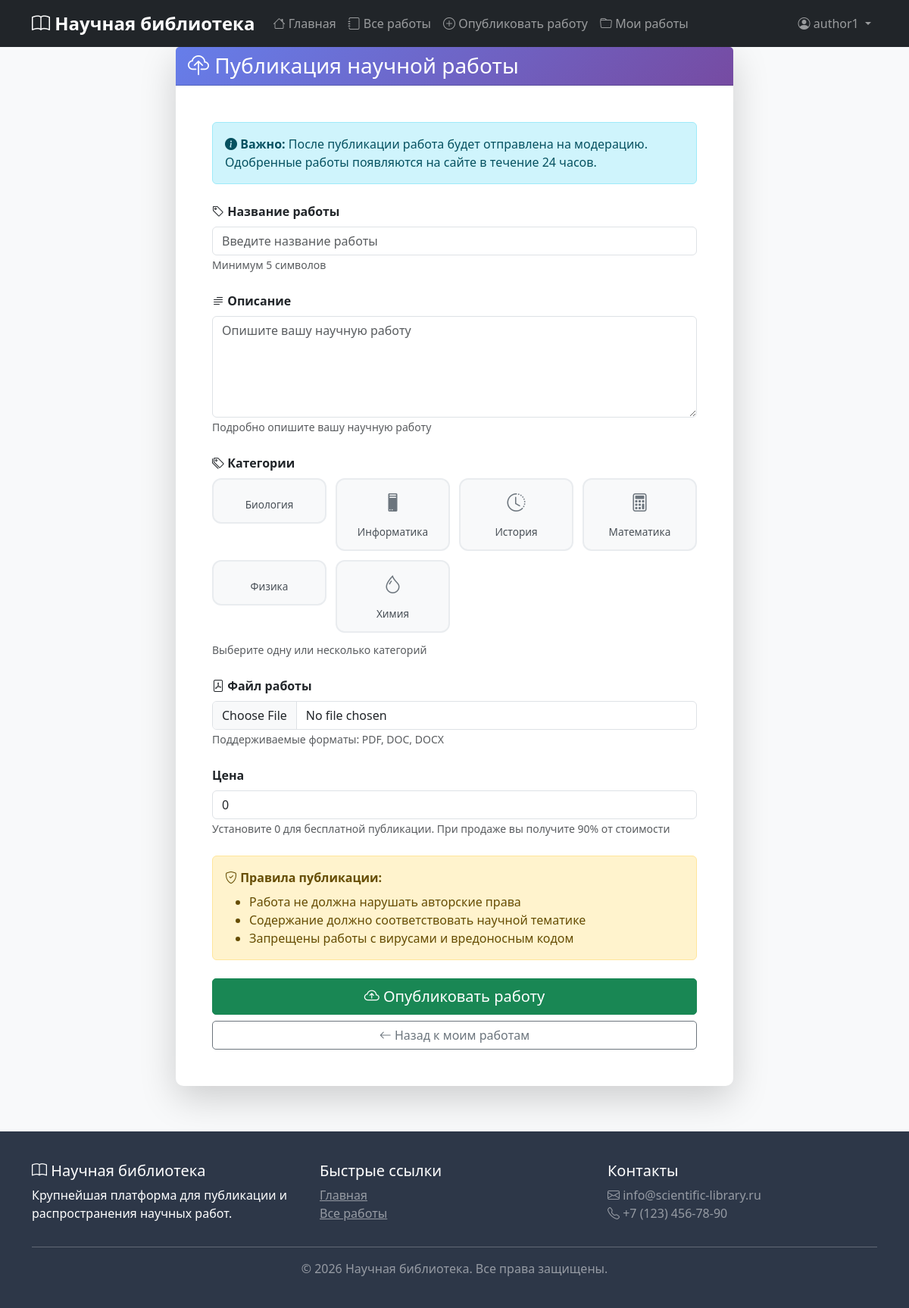
Page /works/create/ (signed in) on the committed database.
### accounts/models.py (models this page shows, shortened)
class User(AbstractUser):
    ROLE_CHOICES = [
        ('user', 'Пользователь'),
        ('author', 'Автор'),
        ('moderator', 'Модератор'),
        ('admin', 'Администратор'),
    ]
    role = models.CharField(max_length=20, choices=ROLE_CHOICES, default='user')
    email = models.EmailField(unique=True)
    def can_publish(self):
        return self.role in ['author', 'moderator', 'admin']
    def is_moderator(self):
        return self.role in ['moderator', 'admin']

### works/models.py (models this page shows, shortened)
class Category(models.Model):
    name = models.CharField(max_length=100, unique=True, verbose_name="Название категории")
    slug = models.SlugField(max_length=100, unique=True, verbose_name="URL-метка")
    description = models.TextField(blank=True, verbose_name="Описание категории")
    icon = models.CharField(max_length=50, blank=True, help_text="Иконка из Bootstrap Icons", verbose_name="Иконка")
    created_at = models.DateTimeField(auto_now_add=True, null=True)
    class Meta:
        verbose_name = "Категория"
        verbose_name_plural = "Категории"
        ordering = ['name']

### works/views.py (the view)
# urls.py: path('create/', views.work_create, name='work_create'),
@login_required
@role_required(['author', 'moderator', 'admin'])
def work_create(request):
    if request.method == 'POST':
        form = WorkCreateForm(request.POST, request.FILES)
        if form.is_valid():
            work = form.save(commit=False)
            work.author = request.user
            work.save()
            form.save_m2m()  # Сохраняем связи многие-ко-многим (категории)
            messages.success(request, 'Работа отправлена на модерацию!')
            return redirect('works:my_works')
    else:
        form = WorkCreateForm()
    return render(request, 'works/work_create.html', {'form': form})

### templates/works/work_create.html (shortened to what this page needs)
{% extends 'base.html' %}
{% load static %}
{% block content %}
<div class="container">
    <div class="row justify-content-center">
        <div class="col-md-8">
            <div class="card border-0 shadow-lg">
                <div class="card-header bg-gradient-primary text-white" style="background: linear-gradient(135deg, #667eea 0%, #764ba2 100%);">
                    <h3 class="mb-0">
                        <i class="bi bi-cloud-upload"></i> Публикация научной работы
                    </h3>
                </div>
                <div class="card-body p-5">
                    <div class="alert alert-info mb-4">
                        <i class="bi bi-info-circle-fill"></i>
                        <strong>Важно:</strong> После публикации работа будет отправлена на модерацию.
                        Одобренные работы появляются на сайте в течение 24 часов.
                    </div>
                    <form method="post" enctype="multipart/form-data">
                        <div class="mb-4">
                            <label for="{{ form.title.id_for_label }}" class="form-label fw-bold">
                                <i class="bi bi-tag"></i> Название работы
                            </label>
                            {{ form.title }}
                            <small class="text-muted">Минимум 5 символов</small>
                        </div>
                        <div class="mb-4">
                            <label for="{{ form.description.id_for_label }}" class="form-label fw-bold">
                                <i class="bi bi-text-paragraph"></i> Описание
                            </label>
                            {{ form.description }}
                            <small class="text-muted">Подробно опишите вашу научную работу</small>
                        </div>
                        <div class="mb-4">
                            <label class="form-label fw-bold">
                                <i class="bi bi-tags"></i> Категории
                            </label>
                            <div class="categories-grid">
                                {% for category in form.categories.field.queryset %}
                                    <label class="category-option">
                                        <div class="category-option-content">
                                            <i class="bi {{ category.icon|default:'bi-tag' }}"></i>
                                            <span>{{ category.name }}</span>
                                        </div>
                                    </label>
                                {% endfor %}
                            </div>
                            <small class="text-muted">Выберите одну или несколько категорий</small>
                        </div>
                        <div class="mb-4">
                            <label for="{{ form.file.id_for_label }}" class="form-label fw-bold">
                                <i class="bi bi-file-pdf"></i> Файл работы
                            </label>
                            {{ form.file }}
                            <small class="text-muted">Поддерживаемые форматы: PDF, DOC, DOCX</small>
                        </div>
                        <div class="mb-4">
                            <label for="{{ form.price.id_for_label }}" class="form-label fw-bold">
                                 Цена
                            </label>
                            {{ form.price }}
                            <small class="text-muted">
                                Установите 0 для бесплатной публикации.
                                При продаже вы получите 90% от стоимости
                            </small>
                        </div>
                        <div class="alert alert-warning mb-4">
                            <i class="bi bi-shield-check"></i>
                            <strong>Правила публикации:</strong>
                            <ul class="mb-0 mt-2">
                                <li>Работа не должна нарушать авторские права</li>
                                <li>Содержание должно соответствовать научной тематике</li>
                                <li>Запрещены работы с вирусами и вредоносным кодом</li>
                            </ul>
                        </div>
                        <div class="d-grid gap-2">
                            <button type="submit" class="btn btn-success btn-lg">
                                <i class="bi bi-cloud-arrow-up"></i> Опубликовать работу
                            </button>
                            <a href="{% url 'works:my_works' %}" class="btn btn-outline-secondary">
                                <i class="bi bi-arrow-left"></i> Назад к моим работам
                            </a>
                        </div>
                    </form>
                </div>
            </div>
        </div>
    </div>
</div>
{% endblock %}

### templates/base.html (shortened to what this page needs)
<!DOCTYPE html>
<html lang="ru">
<head>
    <link href="https://cdn.jsdelivr.net/npm/bootstrap@5.3.0/dist/css/bootstrap.min.css" rel="stylesheet">
    <link rel="stylesheet" href="https://cdn.jsdelivr.net/npm/bootstrap-icons@1.11.0/font/bootstrap-icons.css">
    {% load static %}
    <link href="{% static 'css/custom.css' %}" rel="stylesheet">
</head>
<body>
    <nav class="navbar navbar-expand-lg navbar-dark bg-dark sticky-top">
        <div class="container">
            <a class="navbar-brand" href="{% url 'index' %}">
                <i class="bi bi-book"></i> Научная библиотека
            </a>
            <div class="collapse navbar-collapse" id="navbarNav">
                <ul class="navbar-nav me-auto">
                    <li class="nav-item">
                        <a class="nav-link" href="{% url 'index' %}">
                            <i class="bi bi-house"></i> Главная
                        </a>
                    </li>
                    <li class="nav-item">
                        <a class="nav-link" href="{% url 'works:work_list' %}">
                            <i class="bi bi-journal"></i> Все работы
                        </a>
                    </li>
                    {% if user.is_authenticated %}
                        {% if user.can_publish %}
                        <li class="nav-item">
                            <a class="nav-link" href="{% url 'works:work_create' %}">
                                <i class="bi bi-plus-circle"></i> Опубликовать работу
                            </a>
                        </li>
                        {% endif %}
                        <li class="nav-item">
                            <a class="nav-link" href="{% url 'works:my_works' %}">
                                <i class="bi bi-folder"></i> Мои работы
                            </a>
                        </li>
                    {% endif %}
                </ul>
                <ul class="navbar-nav">
                    {% if user.is_authenticated %}
                        <li class="nav-item dropdown">
                            <a class="nav-link dropdown-toggle" href="#" id="userDropdown" role="button" data-bs-toggle="dropdown">
                                <i class="bi bi-person-circle"></i> {{ user.username }}
                            </a>
                        </li>
                    {% endif %}
                </ul>
            </div>
        </div>
    </nav>
    <main>
        {% block content %}
        {% endblock %}
    </main>
    <footer class="footer">
        <div class="container">
            <div class="row">
                <div class="col-md-4">
                    <h5><i class="bi bi-book"></i> Научная библиотека</h5>
                    <p>Крупнейшая платформа для публикации и распространения научных работ.</p>
                </div>
                <div class="col-md-4">
                    <h5>Быстрые ссылки</h5>
                    <ul class="list-unstyled">
                        <li><a href="{% url 'index' %}" class="text-white-50">Главная</a></li>
                        <li><a href="{% url 'works:work_list' %}" class="text-white-50">Все работы</a></li>
                    </ul>
                </div>
                <div class="col-md-4">
                    <h5>Контакты</h5>
                    <p class="text-white-50">
                        <i class="bi bi-envelope"></i> info@scientific-library.ru<br>
                        <i class="bi bi-telephone"></i> +7 (123) 456-78-90
                    </p>
                </div>
            </div>
            <hr class="bg-light">
            <div class="text-center">
                <p class="text-white-50 mb-0">&copy; 2026 Научная библиотека. Все права защищены.</p>
            </div>
        </div>
    </footer>
</body>
</html>

### static/css/custom.css (style rules this page uses)
body { font-family: 'Segoe UI', Tahoma, Geneva, Verdana, sans-serif; background-color: #f8f9fa; }
.card { border-radius: 10px; transition: all 0.3s ease; }
.btn { border-radius: 5px; transition: all 0.3s ease; }
.card { animation: fadeIn 0.5s ease; }

### templates/base.html (style rules this page uses)
.navbar-brand { font-weight: bold; font-size: 1.5rem; }
.footer { background-color: #2d3748; color: white; padding: 40px 0; margin-top: 60px; }

### templates/works/work_create.html (style rules this page uses)
.categories-grid { display: grid; grid-template-columns: repeat(auto-fill, minmax(120px, 1fr)); gap: 12px; margin-bottom: 10px; }
.category-option { cursor: pointer; transition: all 0.3s ease; }
.category-option-content { padding: 12px 8px; background: #f8f9fa; border: 2px solid #e9ecef; border-radius: 12px; text-align: center; transition: all 0.3s ease; cursor: pointer; }
.category-option-content i { font-size: 1.5rem; display: block; margin-bottom: 8px; color: #6c757d; transition: all 0.3s ease; }
.category-option-content span { font-size: 0.85rem; font-weight: 500; color: #495057; transition: all 0.3s ease; }
form input, form select, form textarea { width: 100%; padding: 10px; border: 1px solid #ddd; border-radius: 8px; font-size: 1rem; }

### rows in the picture
User: username "author1"
Category: name "Биология"
Category: name "Информатика"
Category: name "История"
Category: name "Математика"
Category: name "Физика"
Category: name "Химия"
